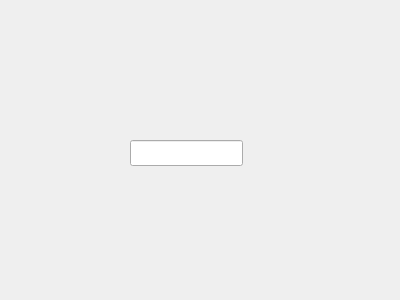
<?xml version="1.0" encoding="UTF-8"?>
<ui version="4.0">
 <class>Widget</class>
 <widget class="QWidget" name="Widget">
  <property name="geometry">
   <rect>
    <x>0</x>
    <y>0</y>
    <width>400</width>
    <height>300</height>
   </rect>
  </property>
  <property name="windowTitle">
   <string>Widget</string>
  </property>
  <widget class="MyLineEdit" name="lineEdit">
   <property name="geometry">
    <rect>
     <x>130</x>
     <y>140</y>
     <width>113</width>
     <height>26</height>
    </rect>
   </property>
  </widget>
 </widget>
 <layoutdefault spacing="6" margin="11"/>
 <customwidgets>
  <customwidget>
   <class>MyLineEdit</class>
   <extends>QLineEdit</extends>
   <header>mylineedit.h</header>
  </customwidget>
 </customwidgets>
 <resources/>
 <connections/>
</ui>
